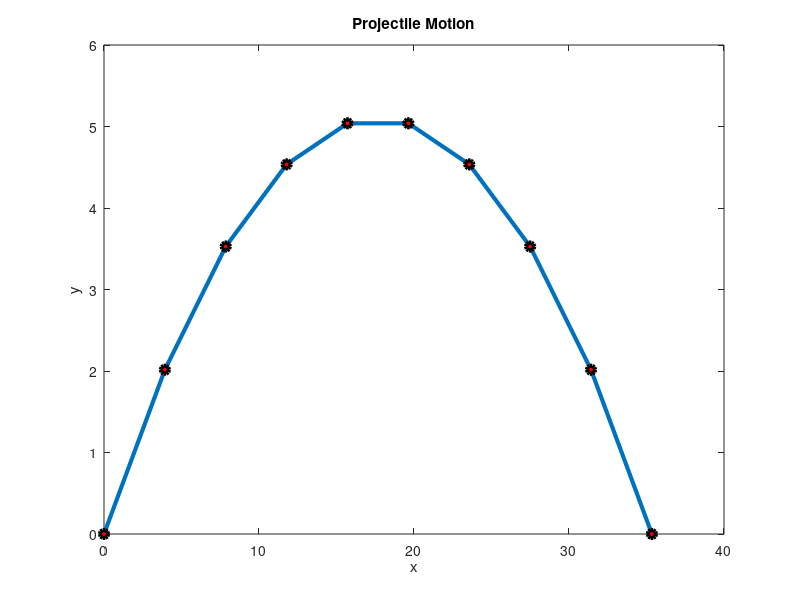

This chart was generated by the following MATLAB code:
clc
clear all
close all
a=deg2rad(30);%angle of projectile
u=20; %initial velocity m/s
g= 9.8 ;%accleration due to gravity m/s^2
%===================================================================

h=(u*u* sin(a)* sin(a))/(2*g) %max height
R= (u*u*sin(2*a))/g %range 
T= (2*u*sin(a))/g  %trajectory

%===================================================================
%plot
x=linspace(0,R,10);
Y=[];
for i=1:10
    y=(x(i).*tan(a))-(((1/2)*(g.*x(i).*x(i)))/(u*u*cos(a)*cos(a)) ) %function of y wrt x
    Y=[Y ,y]
end
plot(x,Y,"-o",'linewidth',3,'MarkerSize',6,'MarkerFaceColor','r','MarkerEdgeColor','k')
xlabel("x")
ylabel("y")
title("Projectile Motion")

